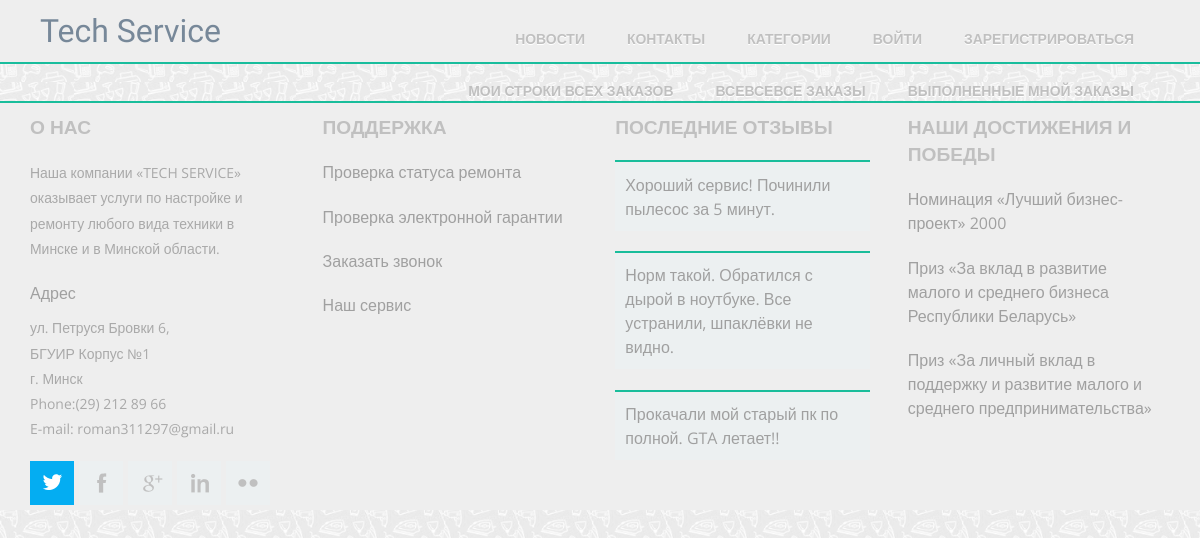
The page /master/orders/ on the database as committed earlier.
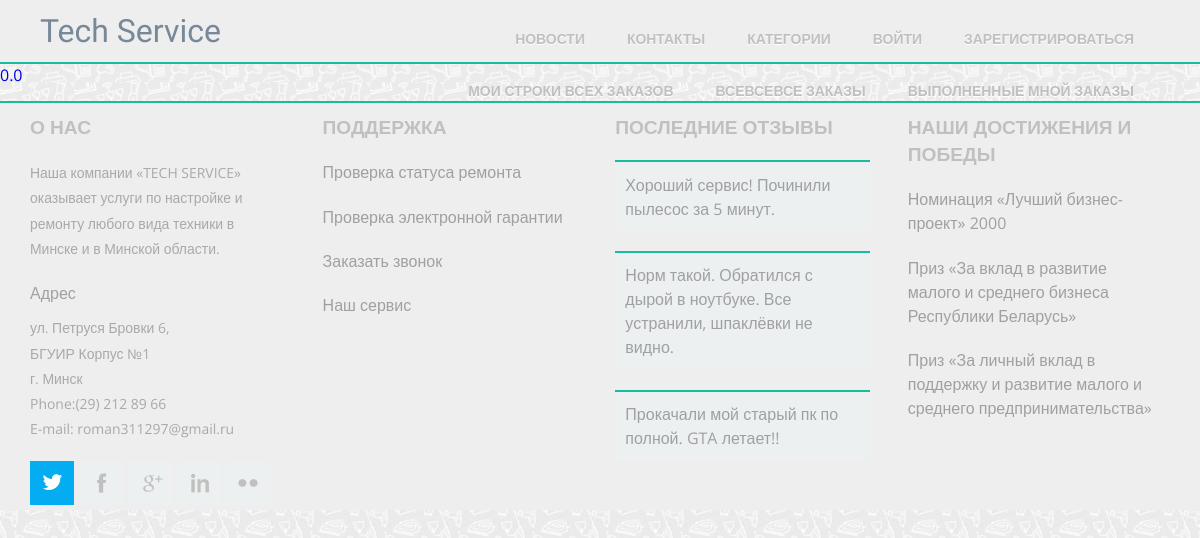
The same page on the database as committed later.
### master_office/models.py (models this page shows, shortened)
class Order(models.Model):
    client = models.ForeignKey(User, on_delete=models.CASCADE)
    status = models.IntegerField(default = 0)
    price = models.FloatField()
    begin_date = models.DateTimeField(auto_now=True)
    end_date = models.DateTimeField(blank=True, null=True)
    expected_date = models.DateTimeField(blank=True, null=True)
    rating = models.IntegerField(default = 0, blank=True,null=True)
    feedback = models.TextField(blank=True,null=True)

### master_office/views.py (the view)
class OrderList(ListView):
    model = Order

### master_office/templates/master_office/order_list.html
{% extends "master_office/master_wrapper.html" %}
{% block master_content %}
    {% for order in object_list %}
        <a href="{% url 'master_orders-detail' order.pk %}"><h3>{{ order.price }}</h3></a>
    {% endfor %}
{% endblock %}

### master_office/templates/master_office/master_wrapper.html
{% extends "mainApp/wrapper.html" %}
{% block content %}
 <div class="h_right">
                    <ul class="menu">
                        <li class="menu-item"><a href="{% url 'masters_orders' %}">Мои строки всех заказов</a></li>
                        <li class="menu-item"><a href="{% url 'orderlines' %}">всевсевсе заказы</a></li>
                        <li class="menu-item"><a href="{% url 'masters_closed_orders' %}">выполненные мной заказы</a></li>
                    </ul>
                </div>
    {% block master_content %} {% endblock %}
{% endblock %}

### mainApp/templates/mainApp/wrapper.html (shortened to what this page needs)
<!DOCTYPE HTML>
<html>
<head>
    <link href='http://fonts.googleapis.com/css?family=Open+Sans:400,300,600' rel='stylesheet' type='text/css'> {% load static %}
    <link rel='stylesheet' href="{% static 'css/style.css' %}" type='text/css'>
    <link href="{% static 'css/magnific-popup.css' %}" rel="stylesheet" type="text/css">
</head>
<body>
    <div class="header_bg">
        <div>
            <div class="header">
                <div class="logo">
                    <h1 id="logo"><a class="link" href="{% url 'index' %}">Tech Service</a></h1>
                </div>
                <div class="h_right">
                    <ul class="menu">
                        <li class="menu-item"><a href="/news">Новости</a></li>
                        <li class="menu-item"><a href="/contact">Контакты</a></li>
                        <li class="menu-item"><a href="{% url 'areas' %}">Категории</a></li>
                        {% if user.is_authenticated %}
                        <li class="non-clickable">Вы вошли как: {{ user.get_username }}</li>
                        <li class="menu-item logout"><a href="{% url 'logout'%}?next={{request.path}}">Выйти</a></li>
                        {% else %}
                        <li class="menu-item">
                            <a href="{% url 'login'%}">
                                Войти</a>
                        </li>
                        <li class="menu-item"><a href="{% url 'register'%}?next={{request.path}}">Зарегистрироваться</a></li>
                        {% endif %}
                    </ul>
                </div>
            </div>
        </div>
    </div>
    <div id="main">
        {% block content %} {% endblock %}
    </div>
    <div class="footer_bg">
        <div class="footer">
            <div class="wrap">
                <div class="span_of_4">
                    <div class="span1_of_4">
                        <h4>о нас</h4>
                        <p>Наша компании «TECH SERVICE» оказывает услуги по настройке и ремонту любого вида техники в Минске и в Минской области.</p>
                        <span>Адрес</span>
                        <p class="top">ул. Петруся Бровки 6,</p>
                        <p>БГУИР Корпус №1</p>
                        <p>г. Минск</p>
                        <p>Phone:(29) 212 89 66</p>
                        <p>E-mail: roman311297@gmail.ru</p>
                        <div class="f_icons">
                            <ul>
                                <li><a class="icon2" href="https://twitter.com/ebsuir"></a></li>
                                <li><a class="icon1" href="https://www.facebook.com/"></a></li>
                                <li><a class="icon3" href="https://mail.google.com/mail/u/0/#inbox"></a></li>
                                <li><a class="icon4" href="#"></a></li>
                                <li><a class="icon5" href="#"></a></li>
                            </ul>
                        </div>
                    </div>
                    <div class="span1_of_4">
                        <h4>Поддержка</h4>
                        <ul>
                            <li>
                                <a href=""><span>Проверка статуса ремонта</span></a>
                            </li>
                            <li>
                                <a href=""><span>Проверка электронной гарантии</span></a>
                            </li>
                            <li>
                                <a href=""><span>Заказать звонок</span></a>
                            </li>
                            <li>
                                <a href=""><span>Наш сервис</span></a>
                            </li>
                        </ul>
                    </div>
                    <div class="span1_of_4">
                        <h4>Последние отзывы</h4>
                        <span class="bg">Хороший сервис! Починили пылесос за 5 минут.</span>
                        <span class="bg top">Норм такой. Обратился с дырой в ноутбуке. Все устранили, шпаклёвки не видно.</span>
                        <span class="bg">Прокачали мой старый пк по полной. GTA летает!!</span>
                    </div>
                    <div class="span1_of_4">
                        <h4>Наши достижения и победы</h4>
                        <ul>
                            <li><a href="http://atrsib.ru/index.php/konkursy/pobediteli-konkursov/nominatsiya-luchshij-biznes-proekt">
                                <span>Номинация «Лучший бизнес-проект» 2000</span></a></li>
                            <li><a href="http://atrsib.ru/index.php/konkursy/pobediteli-konkursov/nominatsiya-luchshij-biznes-proekt">
                                <span>Приз «За вклад в развитие малого и среднего бизнеса Республики Беларусь»</span></a></li>
                            <li><a href="http://atrsib.ru/index.php/konkursy/pobediteli-konkursov/nominatsiya-luchshij-biznes-proekt">
                                <span>Приз «За личный вклад в поддержку и развитие малого и среднего предпринимательства»</span></a></li>
                        </ul>
                    </div>
                </div>
            </div>
        </div>
    </div>
</body>
</html>

### mainApp/static/css/style.css (style rules this page uses)
html, body, div, span, applet, object, iframe, h1, h2, h3, h4, h5, h6, p, blockquote, pre, a, abbr, acronym, address, big, cite, code, del, dfn, em, img, ins, kbd, q, s, samp, small, strike, strong, sub, sup, tt, var, b, u, i, dl, dt, dd, ol, nav ul, nav li, fieldset, form, label, legend, table, caption, tbody, tfoot, thead, tr, th, td, article, aside, canvas, details, embed, figure, figcaption, footer, header, hgroup, menu, nav, output, ruby, section, summary, time, mark, audio, video { margin: 0; padding: 0; border: 0; font-size: 100%; font: inherit; vertical-align: baseline; }
ol, ul { list-style: none; margin: 0; padding: 0; }
a { text-decoration: none; }
body { font-family: 'Open Sans', sans-serif; background: url(/static/images/tile-main.png); background-repeat: repeat; font-size: 100%; }
.wrap { margin: 0 auto; width: 80%; }
.link { color: #778899; }
.header { padding: 1% 0%; }
.header_bg { background-color: #eee; border-bottom: 2px solid #19BD9d; }
.headhesive { width: 100%; z-index: 999; background: #eee; position: fixed; transform: translateY(-200%); border-bottom: 2px solid #19BD9d; }
.logo { float: left; }
.logo h1 a { display: block; }
.h_right { position: relative; float: right; }
.menu { float: left; margin-right: 40px; margin-top: 15px; }
.menu li { float: left; margin-right: 10px; }
.menu li a { font-size: 0.8725em; color: #c0c0c0; text-transform: uppercase; padding: 8px 16px; font-weight: 600; text-shadow: 0 1px 0 #ffffff; border-radius: 2px; -webkit-border-radius: 2px; -moz-border-radius: 2px; -o-border-radius: 2px; -webkit-transition: all 0.3s ease-in-out; -moz-transition: all 0.3s ease-in-out; -o-transition: all 0.3s ease-in-out; transition: all 0.3s ease-in-out; }
.footer_bg { background-color: #DCDCDC; }
.footer { float: left; padding-top: 10px; background-color: #eee; border-top: 2px solid #19BD9B; }
.span_of_4 { display: block; }
.span1_of_4 { float:left; width: 22.33333%; margin-left: 3.3333%; }
.span1_of_4:first-child { margin-left: 0; }
.span1_of_4 h4 { font-size: 1.2em; text-transform: uppercase; font-weight: 600; margin-bottom: 8%; }
.span1_of_4 p { font-size: 0.8725em; line-height:1.8em; font-weight: 400; }
.span1_of_4 p.top { margin-top: 4%; }
.span1_of_4 span.bg { border-top: 2px solid #19BD9B; padding: 4%; }
.span1_of_4 span { font-size: 1em; margin-top: 8%; display: block; line-height:1.5em; }
.f_icons { margin-top: 8%; display: inline-block; }
.f_icons ul li { float: left; margin-left:5px; }
.f_icons ul li:first-child { margin-left: 0; }
.f_icons ul li a { display: block; padding: 10px; background: #2e2e2e; width: 24px; height: 24px; -webkit-transition: all 0.3s ease-in-out; -moz-transition: all 0.3s ease-in-out; -o-transition: all 0.3s ease-in-out; transition: all 0.3s ease-in-out; }
.f_icons ul li a.icon2 { background: #04ADF2 url('../images/icon2_h.png') no-repeat 12px 13px; }
.f_icons ul li a.icon1 { background: #ECF0F1 url('../images/icon1_h.png') no-repeat 18px 12px; }
.f_icons ul li a.icon3 { background: #ECF0F1 url('../images/icon3_h.png') no-repeat 15px 14px; }
.f_icons ul li a.icon4 { background: #ECF0F1 url('../images/icon4_h.png') no-repeat 14px 12px; }
.f_icons ul li a.icon5 { background: #ECF0F1 url('../images/icon5_h.png') no-repeat 12px 18px; }
.span1_of_4 { float: left; width: 22.33333%; margin-left: 3.3333%; }
.span1_of_4 h4 { font-size: 1.2em; color: #c0c0c0; text-transform: uppercase; font-weight: 600; margin-bottom: 8%; }
.span1_of_4 p { font-size: 0.8725em; color: #a9a9a9; line-height: 1.8em; font-weight: 400; }
.span1_of_4 span.bg { background: #ECF0F1; padding: 4%; }
.span1_of_4 span { font-size: 1em; color: #a0a0a0; margin-top: 8%; display: block; line-height: 1.5em; }
.f_icons ul li { float: left; margin-left: 5px; }
.f_icons ul li a.icon2 { background: #04ADF2 url('../images/icon2.png') no-repeat 12px 13px; }
@media only screen and (max-width: 1366px) { .wrap { width: 95%; } }
@media only screen and (max-width: 1280px) { .wrap { width: 95%; } }
#logo { margin-left: 20%; width: 200px; cursor: pointer; font-size: 2em; color: #778899; font-family: 'Gaegu', cursive; }

Rows that differ between the two databases and show on the page:
added Order: price "0.0"
